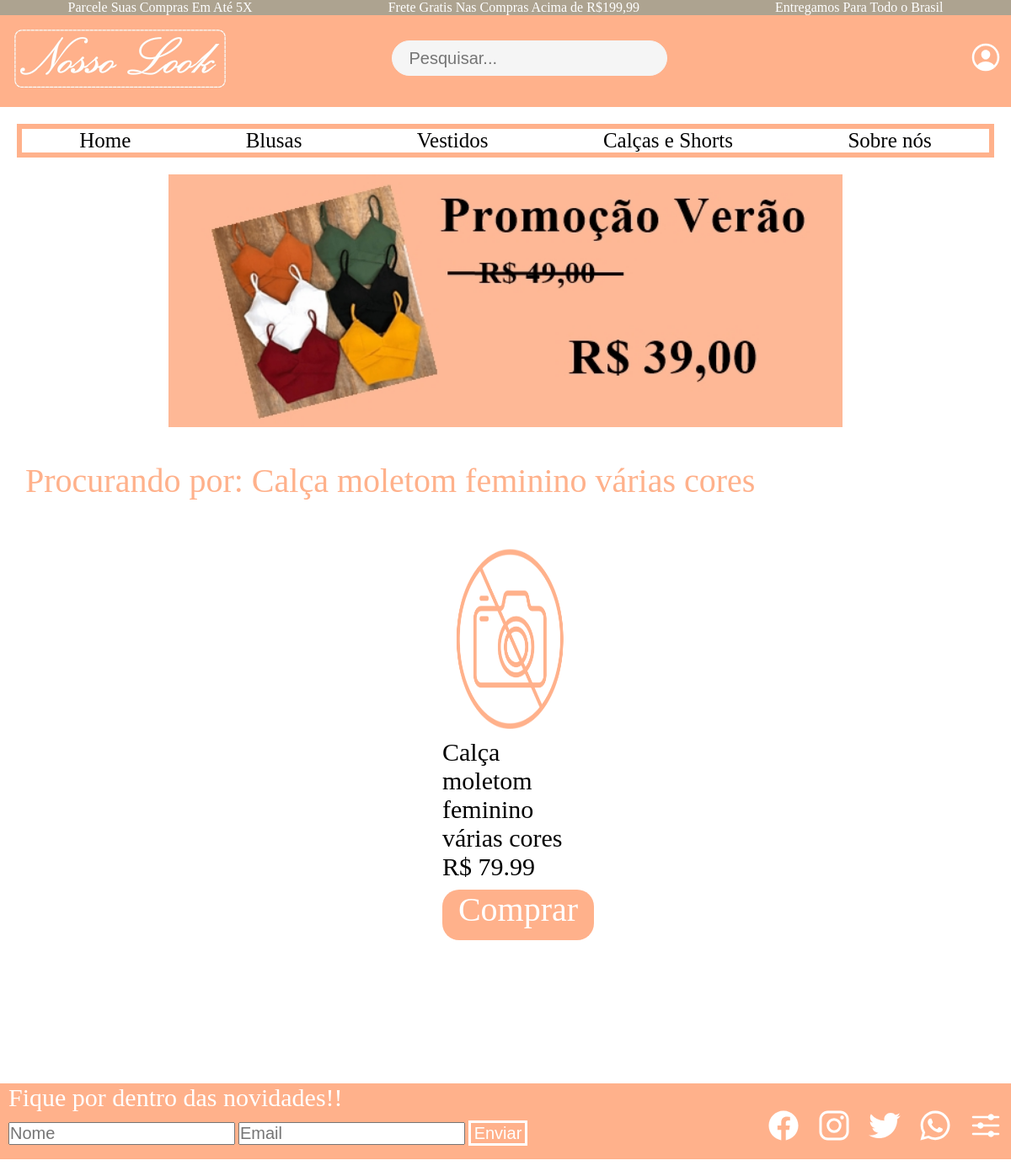
/index.php?busca=Calça moletom feminino várias cores, run on the app's committed database.
### tables this page shows
CREATE TABLE produto (
    id int NOT NULL AUTO_INCREMENT,
    titulo varchar(255) NOT NULL,
    descricao varchar(255) NOT NULL,
    preco decimal(6, 2) NOT NULL,
    imagem varchar(200),
    categoria int NOT NULL,
    PRIMARY KEY (id),
    FOREIGN KEY (categoria) REFERENCES categoria (id) ON
    DELETE CASCADE ON UPDATE CASCADE
);

### funcoes/funcoes_banco.php (called while the page is built, shortened)
<?php
function busca($busca){
    $comando = "SELECT * FROM produto WHERE titulo like'%$busca%'";
    return $comando;
}
?>

### index.php (the view, shortened to what this page needs)
<?php
    require_once('templates/header.php')
?>
    <div id="promo"><img src="roupas/promocao.jpg" alt="promoção tops" id="promo_tops"></div>
    <?php
        require_once  "funcoes/funcoes_banco.php" ;
        $conexao = conexao ();
        if(isset($_GET["busca"])){
            $busca = $_GET["busca"];
            echo "<p id='procurando_por'>Procurando por: $busca</p>";
            $comando = busca($busca);
        }else{
            echo "<p id='procurando_por'>Todos os produtos: </p>";
            $comando = selecionar_tudo ();
        }
        $resultado= mysqli_query($conexao, $comando);
        echo "<div id='produtos'>";
        while($retorno= mysqli_fetch_assoc($resultado)){
            $id= $retorno["id"];
    ?>
        <div class="prod">
            <img src="roupas/<?=$retorno["imagem"];?>" alt="<?=$retorno["titulo"];?>" class="imagens_prod">
            <p class="descricao"><?=$retorno["titulo"];?></p>
            <p class="preco"><?php echo "R$ " . $retorno["preco"];?></p>
            <a href="descricao_produto.php?id_produto=<?=$id?>" class="linkcomprar"><p class="comprar">Comprar</p></a>
        </div>
    <?php
    }
    ?>
    </div>
<?php
    require_once('templates/footer.php')
?>

### templates/style/header.css (style rules this page uses)
* { margin: 0px; padding: 0px; }
#procurando_por { font-size: 40px; color: #ffb18b; margin-left: 30px; margin-top: 40px; }

### templates/style/pagina_inicial.css (style rules this page uses)
#promo_tops { width: 800px; height: 300px; }
#promo { display: flex; justify-content: center; }
.comprar { background-color: #ffb18b; color: white; margin-top: 10px; width: 180px; height: 60px; font-size: 40px; text-align: center; display: block; border-radius: 20px; }
.linkcomprar { text-decoration: none; }
#produtos { display: flex; justify-content: space-evenly; flex-wrap: wrap; margin-top: 30px; width: 90%; margin-left: 1%; }
.prod { width: 15%; margin-top: 20px; margin-left: 10%; margin-bottom: 20px; }
.imagens_prod { width: 90%; height: 228px; margin-left: 5%; }
.descricao { font-size: 30px; }
.preco { font-size: 30px; }

### data on the page
produto: imagem (picture), titulo "Calça moletom feminino várias cores", preco "79.99"

### other printed values
$busca "Calça moletom feminino várias cores"
